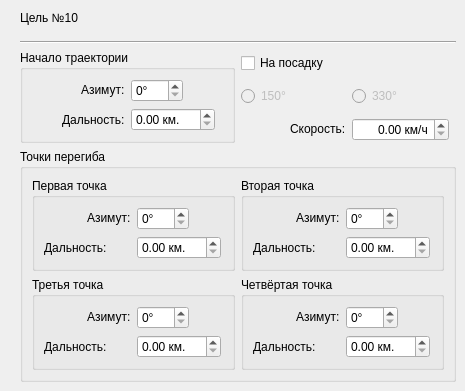
    <widget class="QWidget" name="page_10">
     <widget class="QWidget" name="layoutWidget_10">
      <property name="geometry">
       <rect>
        <x>20</x>
        <y>0</y>
        <width>436</width>
        <height>382</height>
       </rect>
      </property>
      <layout class="QGridLayout" name="LayoutTarget10">
       <item row="0" column="0" alignment="Qt::AlignLeft">
        <widget class="QLabel" name="LabelTarget10">
         <property name="text">
          <string>Цель №10</string>
         </property>
        </widget>
       </item>
       <item row="1" column="0">
        <widget class="Line" name="Line10">
         <property name="orientation">
          <enum>Qt::Horizontal</enum>
         </property>
        </widget>
       </item>
       <item row="2" column="0">
        <layout class="QGridLayout" name="LayoutTrajectoryStart10">
         <item row="0" column="0">
          <widget class="QGroupBox" name="TargetStart10">
           <property name="title">
            <string>Начало траектории</string>
           </property>
           <layout class="QGridLayout" name="gridLayout_56">
            <item row="0" column="0">
             <layout class="QGridLayout" name="LayoutAzimuthRangeStart10">
              <item row="0" column="0" alignment="Qt::AlignRight|Qt::AlignVCenter">
               <widget class="QLabel" name="LabelTargetAzimuthStart10">
                <property name="text">
                 <string>Азимут:</string>
                </property>
               </widget>
              </item>
              <item row="0" column="1" alignment="Qt::AlignLeft|Qt::AlignVCenter">
               <widget class="QSpinBox" name="TargetAzimuthStart10">
                <property name="suffix">
                 <string>°</string>
                </property>
                <property name="maximum">
                 <number>360</number>
                </property>
               </widget>
              </item>
              <item row="1" column="1" alignment="Qt::AlignLeft|Qt::AlignVCenter">
               <widget class="QDoubleSpinBox" name="TargetRangeStart10">
                <property name="suffix">
                 <string> км.</string>
                </property>
                <property name="maximum">
                 <double>150.000000000000000</double>
                </property>
               </widget>
              </item>
              <item row="1" column="0" alignment="Qt::AlignRight">
               <widget class="QLabel" name="LabelTargetRangeStart10">
                <property name="text">
                 <string>Дальность:</string>
                </property>
               </widget>
              </item>
             </layout>
            </item>
           </layout>
          </widget>
         </item>
         <item row="0" column="1">
          <layout class="QGridLayout" name="LayoutOptions10">
           <item row="1" column="0">
            <layout class="QGridLayout" name="LayoutSide10">
             <item row="0" column="0" alignment="Qt::AlignLeft|Qt::AlignVCenter">
              <widget class="QRadioButton" name="TargetGoHome15010">
               <property name="enabled">
                <bool>false</bool>
               </property>
               <property name="text">
                <string>150°</string>
               </property>
              </widget>
             </item>
             <item row="0" column="1" alignment="Qt::AlignLeft|Qt::AlignVCenter">
              <widget class="QRadioButton" name="TargetGoHome33010">
               <property name="enabled">
                <bool>false</bool>
               </property>
               <property name="text">
                <string>330°</string>
               </property>
              </widget>
             </item>
            </layout>
           </item>
           <item row="0" column="0" alignment="Qt::AlignLeft|Qt::AlignVCenter">
            <widget class="QCheckBox" name="TargetGoHome10">
             <property name="cursor">
              <cursorShape>PointingHandCursor</cursorShape>
             </property>
             <property name="text">
              <string>На посадку</string>
             </property>
            </widget>
           </item>
           <item row="2" column="0">
            <layout class="QGridLayout" name="LayoutSpeed10">
             <item row="0" column="1" alignment="Qt::AlignLeft|Qt::AlignVCenter">
              <widget class="QDoubleSpinBox" name="TargetSpeed10">
               <property name="alignment">
                <set>Qt::AlignRight|Qt::AlignTrailing|Qt::AlignVCenter</set>
               </property>
               <property name="suffix">
                <string> км/ч</string>
               </property>
               <property name="maximum">
                <double>1200.000000000000000</double>
               </property>
              </widget>
             </item>
             <item row="0" column="0" alignment="Qt::AlignRight|Qt::AlignVCenter">
              <widget class="QLabel" name="LabelSpeedTarget10">
               <property name="text">
                <string>Скорость:</string>
               </property>
              </widget>
             </item>
            </layout>
           </item>
          </layout>
         </item>
        </layout>
       </item>
       <item row="3" column="0">
        <widget class="QGroupBox" name="TargetExtremums10">
         <property name="title">
          <string>Точки перегиба</string>
         </property>
         <layout class="QGridLayout" name="gridLayout_57">
          <item row="0" column="0">
           <widget class="QGroupBox" name="TargetExtremumFirst10">
            <property name="title">
             <string>Первая точка</string>
            </property>
            <layout class="QGridLayout" name="gridLayout_58">
             <item row="0" column="0">
              <layout class="QGridLayout" name="LayoutExtremumFirst10">
               <item row="0" column="0" alignment="Qt::AlignRight|Qt::AlignVCenter">
                <widget class="QLabel" name="LabelTargetAzimuthExtremumFirst10">
                 <property name="text">
                  <string>Азимут:</string>
                 </property>
                </widget>
               </item>
               <item row="0" column="1" alignment="Qt::AlignLeft|Qt::AlignVCenter">
                <widget class="QSpinBox" name="TargetAzimuthExtremumFirst10">
                 <property name="suffix">
                  <string>°</string>
                 </property>
                 <property name="maximum">
                  <number>360</number>
                 </property>
                </widget>
               </item>
               <item row="1" column="0">
                <widget class="QLabel" name="LabelTargetRangeExtremumFirst10">
                 <property name="text">
                  <string>Дальность:</string>
                 </property>
                </widget>
               </item>
               <item row="1" column="1" alignment="Qt::AlignLeft|Qt::AlignVCenter">
                <widget class="QDoubleSpinBox" name="TargetRangeExtremumFirst10">
                 <property name="suffix">
                  <string> км.</string>
                 </property>
                 <property name="maximum">
                  <double>150.000000000000000</double>
                 </property>
                </widget>
               </item>
              </layout>
             </item>
            </layout>
           </widget>
          </item>
          <item row="0" column="1">
           <widget class="QGroupBox" name="TargetExtremumSecond10">
            <property name="title">
             <string>Вторая точка</string>
            </property>
            <layout class="QGridLayout" name="gridLayout_59">
             <item row="0" column="0">
              <layout class="QGridLayout" name="LayoutExtremumSecond10">
               <item row="0" column="0" alignment="Qt::AlignRight|Qt::AlignVCenter">
                <widget class="QLabel" name="LabelTargetAzimuthExtremumSecond10">
                 <property name="text">
                  <string>Азимут:</string>
                 </property>
                </widget>
               </item>
               <item row="0" column="1" alignment="Qt::AlignLeft|Qt::AlignVCenter">
                <widget class="QSpinBox" name="TargetAzimuthExtremumSecond10">
                 <property name="suffix">
                  <string>°</string>
                 </property>
                 <property name="maximum">
                  <number>360</number>
                 </property>
                </widget>
               </item>
               <item row="1" column="0">
                <widget class="QLabel" name="LabelTargetRangeExtremumSecond10">
                 <property name="text">
                  <string>Дальность:</string>
                 </property>
                </widget>
               </item>
               <item row="1" column="1" alignment="Qt::AlignLeft|Qt::AlignVCenter">
                <widget class="QDoubleSpinBox" name="TargetRangeExtremumSecond10">
                 <property name="suffix">
                  <string> км.</string>
                 </property>
                 <property name="maximum">
                  <double>150.000000000000000</double>
                 </property>
                </widget>
               </item>
              </layout>
             </item>
            </layout>
           </widget>
          </item>
          <item row="1" column="0">
           <widget class="QGroupBox" name="TargetExtremumThird10">
            <property name="title">
             <string>Третья точка</string>
            </property>
            <layout class="QGridLayout" name="gridLayout_60">
             <item row="0" column="0">
              <layout class="QGridLayout" name="LayoutExtremumThird10">
               <item row="0" column="0" alignment="Qt::AlignRight|Qt::AlignVCenter">
                <widget class="QLabel" name="LabelTargetAzimuthExtremumThird10">
                 <property name="text">
                  <string>Азимут:</string>
                 </property>
                </widget>
               </item>
               <item row="0" column="1" alignment="Qt::AlignLeft|Qt::AlignVCenter">
                <widget class="QSpinBox" name="TargetAzimuthExtremumThird10">
                 <property name="suffix">
                  <string>°</string>
                 </property>
                 <property name="maximum">
                  <number>360</number>
                 </property>
                </widget>
               </item>
               <item row="1" column="0">
                <widget class="QLabel" name="LabelTargetRangeExtremumThird10">
                 <property name="text">
                  <string>Дальность:</string>
                 </property>
                </widget>
               </item>
               <item row="1" column="1" alignment="Qt::AlignLeft|Qt::AlignVCenter">
                <widget class="QDoubleSpinBox" name="TargetRangeExtremumThird10">
                 <property name="suffix">
                  <string> км.</string>
                 </property>
                 <property name="maximum">
                  <double>150.000000000000000</double>
                 </property>
                </widget>
               </item>
              </layout>
             </item>
            </layout>
           </widget>
          </item>
          <item row="1" column="1">
           <widget class="QGroupBox" name="TargetExtremumFourth10">
            <property name="title">
             <string>Четвёртая точка</string>
            </property>
            <layout class="QGridLayout" name="gridLayout_61">
             <item row="0" column="0">
              <layout class="QGridLayout" name="LayoutExtremumFourth10">
               <item row="1" column="0">
                <widget class="QLabel" name="LabelTargetRangeExtremumFourth10">
                 <property name="text">
                  <string>Дальность:</string>
                 </property>
                </widget>
               </item>
               <item row="0" column="1" alignment="Qt::AlignLeft|Qt::AlignVCenter">
                <widget class="QSpinBox" name="TargetAzimuthExtremumFourth10">
                 <property name="suffix">
                  <string>°</string>
                 </property>
                 <property name="maximum">
                  <number>360</number>
                 </property>
                </widget>
               </item>
               <item row="0" column="0" alignment="Qt::AlignRight|Qt::AlignVCenter">
                <widget class="QLabel" name="LabelTargetAzimuthExtremumFourth10">
                 <property name="text">
                  <string>Азимут:</string>
                 </property>
                </widget>
               </item>
               <item row="1" column="1" alignment="Qt::AlignLeft|Qt::AlignVCenter">
                <widget class="QDoubleSpinBox" name="TargetRangeExtremumFourth10">
                 <property name="suffix">
                  <string> км.</string>
                 </property>
                 <property name="maximum">
                  <double>150.000000000000000</double>
                 </property>
                </widget>
               </item>
              </layout>
             </item>
            </layout>
           </widget>
          </item>
         </layout>
        </widget>
       </item>
      </layout>
     </widget>
    </widget>
